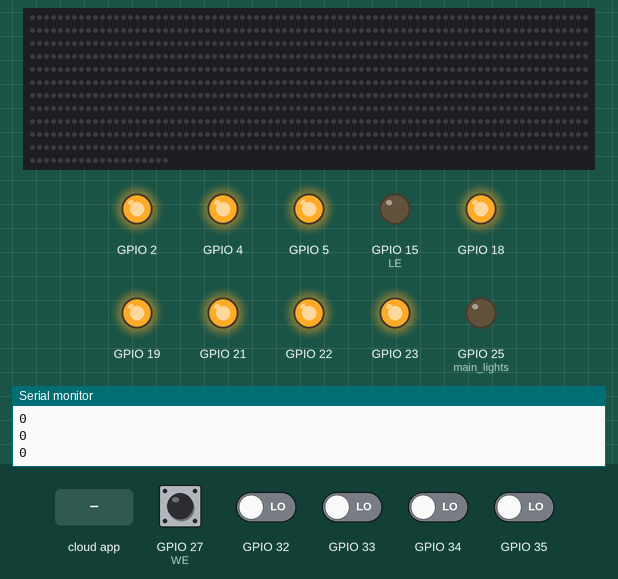
This sketch was run on a simulated ESP32. Parts: 900 RGB LEDs in strip order, left to right, continuing on the next row, output pins drawn as LEDs (lit = HIGH), the last lines printed to the serial monitor. Inputs (shaded band) come from the test bench; at power-on: GPIO 27 (WE) HIGH, GPIO 32–35 LOW. Dim RGB values are drawn brighter than linear; WiFi joins after 1.5 s; servers stay silent unless stated; no MQTT or app messages arrive unless stated.

Above: at 1.2 s.
1.3 s: the phone or cloud app sets room.light-brightness to 1
At 1.6 s:
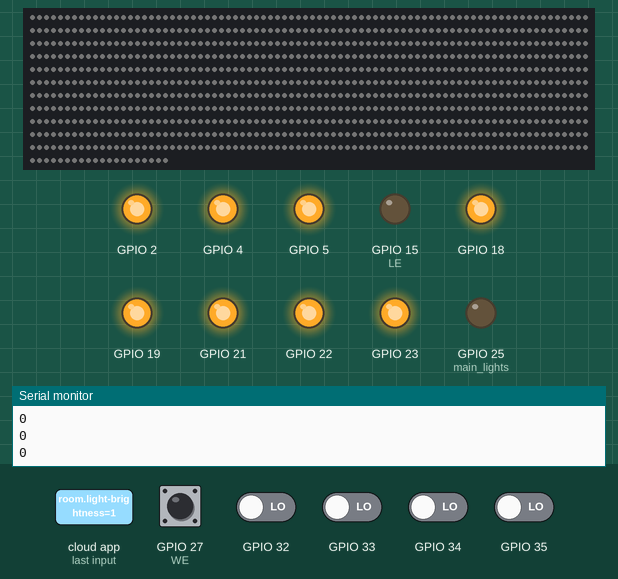
2.8 s: GPIO 27 (WE) pulled LOW for 1 s
At 6.0 s:
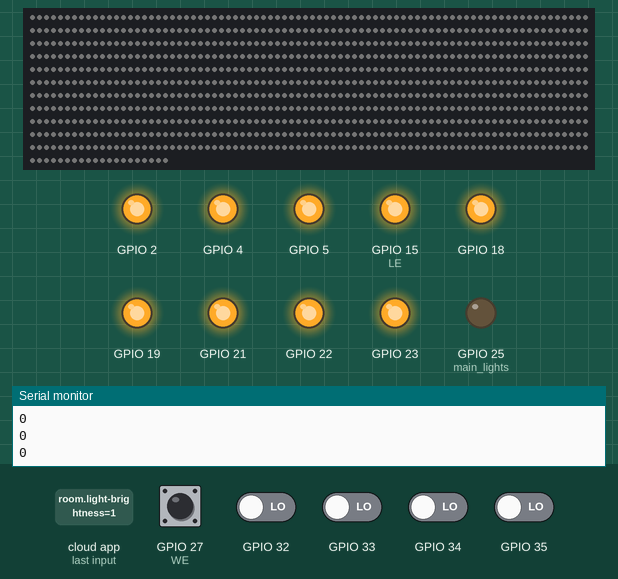
6.8 s: the phone or cloud app sets room.mainlights to 0
At 7.9 s:
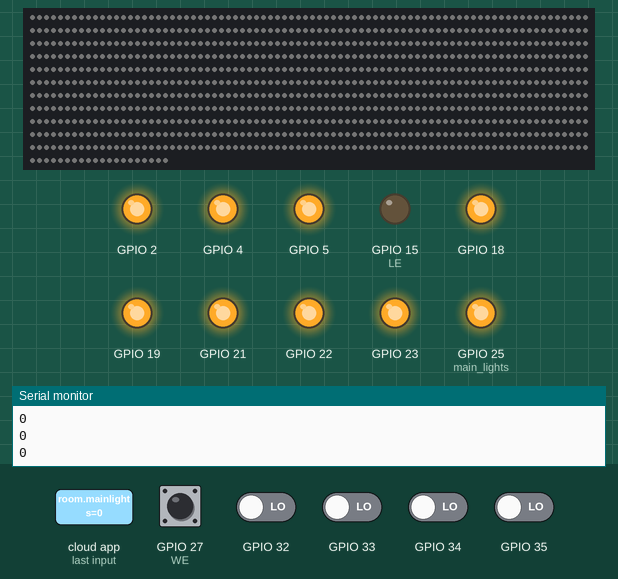
8.3 s: the phone or cloud app sets room.blr to 1
At 9.1 s:
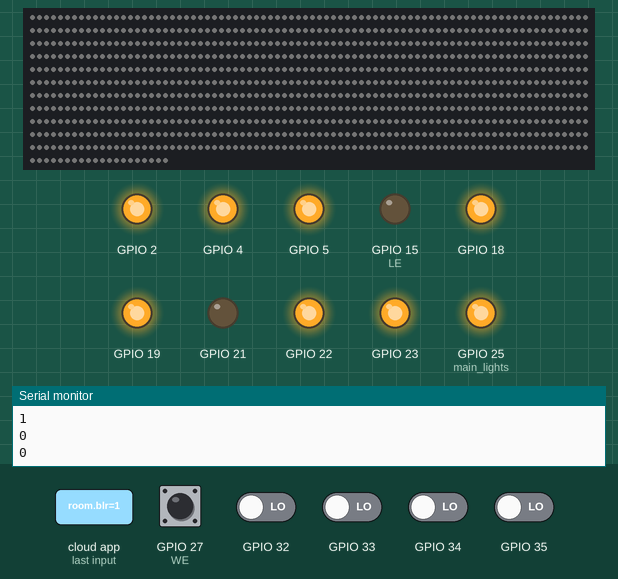
9.8 s: the phone or cloud app sets room.bll to 1
At 10.5 s:
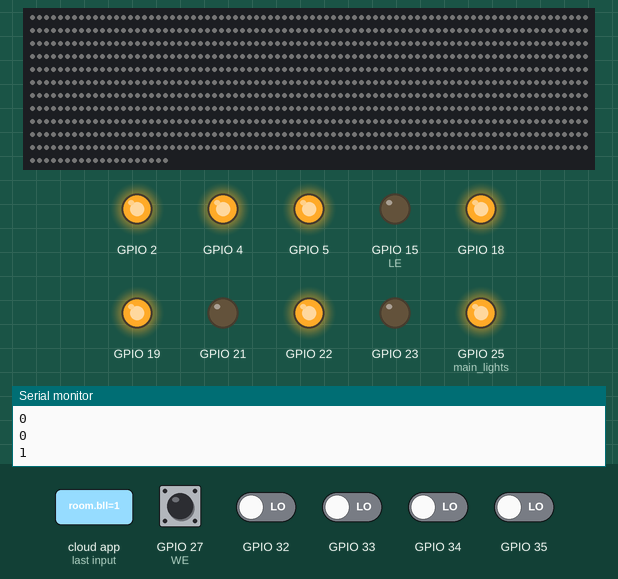
11.3 s: the phone or cloud app sets room.mode to 0
At 12.0 s:
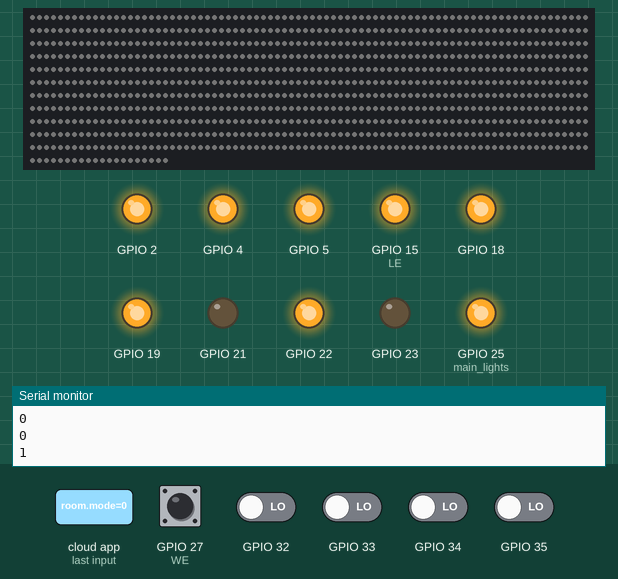
Timing chart, 0 to 14.3 s (numbered marks = the images above; inputs shaded):
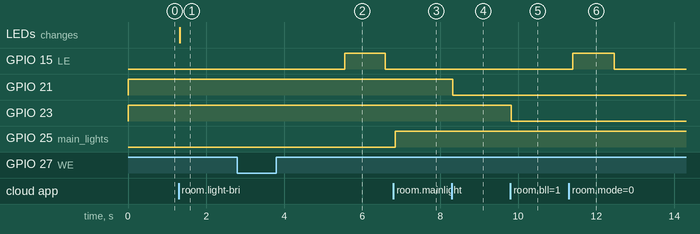

The sketch:

Normalop4.ino
```cpp
/*
  Normal Operation Version 4 designed by PolishFuze(Michal Rajzer) This code is designed to control WS2812B LEDs and (finally) 4 x 2 blind motor array
*/


//~-----------------------------------------------------------------------------------------------------~


#define FASTLED_ALLOW_INTERRUPTS 0

#include <WiFi.h>
#include "Adafruit_MQTT.h"
#include "Adafruit_MQTT_Client.h"
#include <FastLED.h>
#include <ESPmDNS.h>
#include <WiFiUdp.h>
#include <ArduinoOTA.h>


#define WLAN_SSID "-"
#define WLAN_PASS "-"


#define AIO_SERVER      "io.adafruit.com"
#define AIO_SERVERPORT  1883
#define AIO_USERNAME    "-"
#define AIO_KEY         "-"


#define NUM_LEDS 900
#define DATA_PIN 26
#define WE 27
#define LE 15


byte state [10] {0};
int timer[10] = { -1};
byte in[10];
byte dw[10];
byte up[10];
uint16_t fullt = 4500;

uint8_t bright = 0;
uint8_t satu = 0;
uint8_t colo = 0;
uint8_t main_lights = 25;
uint16_t mld = 0;

bool blb [10] {0};
bool doonce [10] {0};


uint8_t modey;

CHSV color = CHSV(0, 0, 0);

//~----------------------------------------------------------------------------------------------------~


CRGB leds [NUM_LEDS];


TaskHandle_t Task1;


WiFiClient client;

Adafruit_MQTT_Client mqtt(&client, AIO_SERVER, AIO_SERVERPORT, AIO_USERNAME, AIO_KEY);

Adafruit_MQTT_Subscribe rblindr = Adafruit_MQTT_Subscribe(&mqtt, AIO_USERNAME "/feeds/room.blr"); //Room BLIND Right

Adafruit_MQTT_Subscribe rblindl = Adafruit_MQTT_Subscribe(&mqtt, AIO_USERNAME "/feeds/room.bll"); //Room BLIND Left

Adafruit_MQTT_Subscribe modex = Adafruit_MQTT_Subscribe(&mqtt, AIO_USERNAME "/feeds/room.mode");

Adafruit_MQTT_Subscribe brightness = Adafruit_MQTT_Subscribe(&mqtt, AIO_USERNAME "/feeds/room.light-brightness");

Adafruit_MQTT_Subscribe hue = Adafruit_MQTT_Subscribe(&mqtt, AIO_USERNAME "/feeds/room.light-hue");

Adafruit_MQTT_Subscribe saturation = Adafruit_MQTT_Subscribe(&mqtt, AIO_USERNAME "/feeds/room.light-saturation");

Adafruit_MQTT_Subscribe mlights = Adafruit_MQTT_Subscribe(&mqtt, AIO_USERNAME "/feeds/room.mainlights");


//~----------------------------------------------------------------------------------------------------~


void setup() {
  Serial.begin(115200);
  FastLED.addLeds<WS2812B, DATA_PIN, GRB>(leds, NUM_LEDS);
  Serial.println("Starting up");

  ledcAttachPin(main_lights, 1);
  ledcSetup(1, 25000, 9);


  in[0] = 34;
  in[1] = 35;
  in[2] = 32;
  in[3] = 33;

  up[0] = 23;
  dw[0] = 22;

  up[1] = 21;
  dw[1] = 19;

  up[2] = 18;
  dw[2] = 5;

  up[3] = 4;
  dw[3] = 2;

  pinMode(LE, OUTPUT);
  pinMode(WE, INPUT_PULLUP);
  pinMode(main_lights, OUTPUT);

  pinMode(in[0] , INPUT);
  pinMode(dw[0] , OUTPUT);
  pinMode(up[0] , OUTPUT);

  pinMode(in[1] , INPUT);
  pinMode(dw[1] , OUTPUT);
  pinMode(up[1] , OUTPUT);

  pinMode(in[2] , INPUT);
  pinMode(dw[2] , OUTPUT);
  pinMode(up[2] , OUTPUT);

  pinMode(in[3] , INPUT);
  pinMode(dw[3] , OUTPUT);
  pinMode(up[3] , OUTPUT);


  digitalWrite(up[0], HIGH);
  digitalWrite(dw[0], HIGH);
  digitalWrite(up[1], HIGH);
  digitalWrite(dw[1], HIGH);
  digitalWrite(up[2], HIGH);
  digitalWrite(dw[2], HIGH);
  digitalWrite(up[3], HIGH);
  digitalWrite(dw[3], HIGH);


  if (digitalRead(WE) != HIGH)
  {
    wifistart(WLAN_SSID, WLAN_PASS);
    Serial.println("Starting OTA");
    ArduinoOTA.setHostname("-");
    ArduinoOTA.setPassword("-");
    ArduinoOTA.begin();
    Serial.println("OTA ready");
    Serial.print("IP address: ");
    Serial.println(WiFi.localIP());
    //MQTT_connect();
  }
  else
  {
    Serial.println("WiFi disabled");
  }

  xTaskCreatePinnedToCore(
    codeForTask1,            /* Task function. */
    "Task_1",                 /* name of task. */
    1000,                    /* Stack size of task */
    NULL,                     /* parameter of the task */
    1,                        /* priority of the task */
    &Task1,                   /* Task handle to keep track of created task */
    0);                       /* Core */

  mqtt.subscribe(&rblindr);
  mqtt.subscribe(&rblindl);
  mqtt.subscribe(&brightness);
  mqtt.subscribe(&hue);
  mqtt.subscribe(&saturation);
  mqtt.subscribe(&mlights);
  mqtt.subscribe(&modex);

}


//~----------------------------------------------------------------------------------------------------~


void loop() {
  ArduinoOTA.handle();

  if ((digitalRead(WE) == HIGH))
  {
    WiFi.disconnect();
    if (doonce[10] == 0)
    {
      Serial.println("WiFi is disabled");
      doonce[10] = 1;
    }
  }
  if ((!mqtt.connected()) && (digitalRead(WE) != HIGH) && (WiFi.status() != WL_CONNECTED))
  {
    MQTT_connect();
  }

  Adafruit_MQTT_Subscribe *subscription;

  if ((digitalRead(WE) != HIGH) && (WiFi.status() != WL_CONNECTED))
  {
    wifistart(WLAN_SSID, WLAN_PASS);
  }
  if ((digitalRead(WE) != HIGH) && (WiFi.status() == WL_CONNECTED))
  {
    ArduinoOTA.handle();
  }
  while (subscription = mqtt.readSubscription(1000)) {
    if (subscription == &mlights)
    {
      mld = map(atoi((char*)mlights.lastread), 0, 511, 511, 0);
      Serial.println(mld);
    }
    if (subscription == &modex)
    {
      modey = atoi((char*)modex.lastread);
      Serial.println((char *) modex.lastread);
    }
    if (subscription == &brightness)
    {
      bright = atoi((char *) brightness.lastread);
      Serial.println((char *) brightness.lastread);
    }
    if (subscription == &hue)
    {
      colo = atoi((char *) hue.lastread);
      Serial.println((char *) hue.lastread);
    }
    if (subscription == &saturation)
    {
      satu = atoi((char *) saturation.lastread);
      Serial.println((char *) saturation.lastread);
    }
    if (subscription == &rblindr)
    {
      blb[1] = atoi((char *) rblindr.lastread);
      Serial.println(blb[1]);
    }
    if (subscription == &rblindl)
    {
      blb[0] = atoi((char *) rblindl.lastread);
      Serial.println(blb[0]);
    }
  }
  Serial.println("h");
}


//~----------------------------------------------------------------------------------------------------~


void codeForTask1( void * parameter )
{
  for (;;)
  {
    if (modey != 0)
    {
      digitalWrite(LE, LOW);
    }
    else
    {
      digitalWrite(LE, HIGH);
    }
    //Serial.print("This Task runs on Core: ");  Serial.println(xPortGetCoreID());
    blind(0, in[0], up[0], dw[0]);
    blind(1, in[1], up[1], dw[1]);
    blind(2, in[2], up[2], dw[2]);
    blind(3, in[3], up[3], dw[3]);
    if (modey == 1)
    {
      color.val = bright;
      color.sat = satu;
      color.hue = colo;
      fill_solid(leds, NUM_LEDS, color);
    }
    if (modey == 2)
    {
      fill_rainbow(leds, NUM_LEDS, 0, 251);
    }
    if (modey == 3)
    {
      if (color.val != bright)
      {
        if (color.val > bright)
        {
          color.val--;
        }
        else
        {
          color.val++;
        }
      }
      if (color.sat != satu)
      {
        if (color.sat > satu)
        {
          color.sat--;
        }
        else
        {
          color.sat++;
        }
      }
      if (color.hue != colo)
      {
        if (color.hue > colo)
        {
          color.hue--;
        }
        else
        {
          color.hue++;
        }
      }
      fill_solid(leds, NUM_LEDS, color);
    }
    if (modey == 4)
    {
      color.val = bright;
      color.sat = satu;
      color.hue = colo;
      colo++;
      fill_solid(leds, NUM_LEDS, color);
      delay(10);
    }
    if (modey == 5)
    {
      fill_solid(leds, NUM_LEDS, color);
      delay(1);
    }
    FastLED.show();
    ledcWrite(1, mld);
  }
}


//~----------------------------------------------------------------------------------------------------~


int wifistart(char* ssid, char* password)
{
  uint8_t intt;
  Serial.println("Starting WiFi");
  WiFi.begin(ssid, password);
  Serial.print("Connecting to: ");
  Serial.print(ssid);
  Serial.println(" ");
  while ((WiFi.status() != WL_CONNECTED) && (WiFi.status() != WL_CONNECT_FAILED)) {
    FastLED.delay(1000);
    Serial.println(" . ");
    intt++;
    if (intt % 10 == 0)
    {
      Serial.println(WiFi.status());
    }
  }
  if (WiFi.status() == WL_CONNECT_FAILED)
  {
    Serial.println("Connection Failed");
  }
  if (WiFi.status() == WL_CONNECTED)
  {
    Serial.println("Connected");
  }
  doonce[10] = 0;
}


//~----------------------------------------------------------------------------------------------------~


void blind(byte number, byte input, byte outputup, byte outputdown)
{
  //Serial.println(timer[number]);
  if (digitalRead(input) == HIGH)
  {
    state[number]++; //0 closed 1 opening 2 open 3 closing
    timer[number] = fullt; //Reset the timer to full time
    while (digitalRead(input) == HIGH)
    {
      delay(10);
    }
  }
  //~----------------------------------------------------------------------------------------------------~
  if (blb [number] == 1 && doonce [number] == 0)
  {
    state[number]++; //0 closed 1 opening 2 open 3 closing
    timer[number] = fullt; //Reset the timer to full time
    doonce [number] = 1;
  }
  if (blb [number] == 0 && doonce [number] == 1)
  {
    doonce [number] = 0;
  }
  //~----------------------------------------------------------------------------------------------------~
  if (state[number] == 4)
  {
    state[number] = 0;
  }
  if (state[number] == 1)
  {
    digitalWrite(outputdown, HIGH);
    digitalWrite(outputup, LOW);
  }
  if (state[number] == 3)
  {
    digitalWrite(outputup, HIGH);
    digitalWrite(outputdown, LOW);
  }
  if (state[number] == 0 || state[number] == 2)
  {
    digitalWrite(outputup, HIGH);
    digitalWrite(outputdown, HIGH);
  }
  Serial.println(state[number]);
  if (timer[number] > 0) {
    FastLED.delay(10);
    timer[number]--;
  }
  if (timer[number] < 1)
  {
    if (state[number] == 1)
    {
      state[number] = 2;
    }
    if (state[number] == 3)
    {
      state[number] = 0;
    }
  }
}


//~----------------------------------------------------------------------------------------------------~


void MQTT_connect() {
  Serial.print("Connecting to MQTT... ");
  mqtt.connect();
  while (mqtt.connect() != 0) { // connect will return 0 for connected
    Serial.println("Retrying MQTT connection in 10 seconds...");
    FastLED.delay(10000);
  }
  Serial.println("MQTT Connected!");
}
```

Measured:
- after the input at 1.3 s, the LEDs: change at once (image 1)
- after the input at 2.8 s, GPIO 15 (LE): LOW → HIGH after 2.8 s, → LOW 1.0 s later
- after the input at 6.8 s, GPIO 25 (main_lights): LOW → HIGH after 0.05 s
- after the input at 8.3 s, GPIO 21: HIGH → LOW at once
- after the input at 9.8 s, GPIO 23: HIGH → LOW at once
- after the input at 11.3 s, GPIO 15 (LE): LOW → HIGH after 0.10 s, → LOW 1.1 s later
